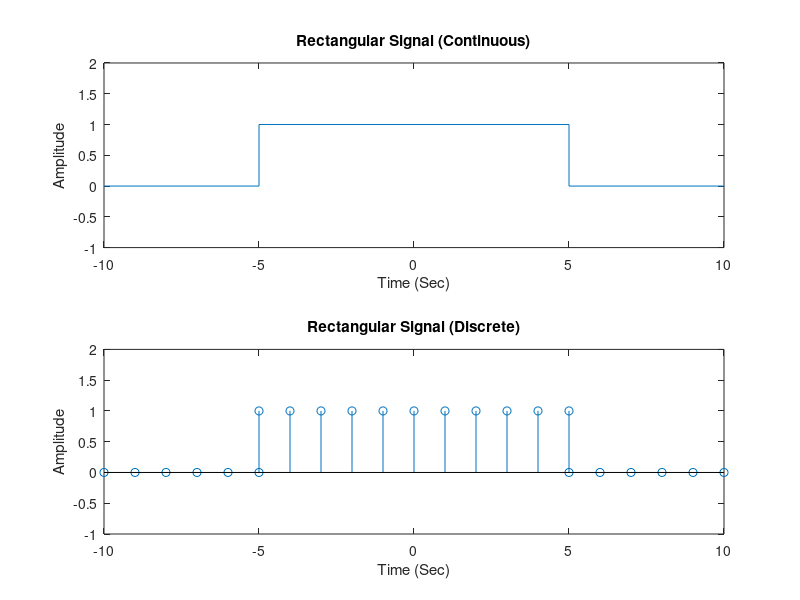

This figure's MATLAB source:
%rectangular function

t1 = -10:-5;
t2 = -5:5;
t3 = 5:10;
t = [t1 t2 t3];
x1 = zeros(1,6);
x2 = ones(1,11);
x3 = zeros(1,6);
xt = [x1 x2 x3];

subplot(211)
plot(t, xt)
title('Rectangular Signal (Continuous)');
xlabel('Time (Sec)');
ylabel('Amplitude');
axis([-10 10 -1 2])

subplot(212)
stem(t, xt)
title('Rectangular Signal (Discrete)');
xlabel('Time (Sec)');
ylabel('Amplitude');
axis([-10 10 -1 2])
